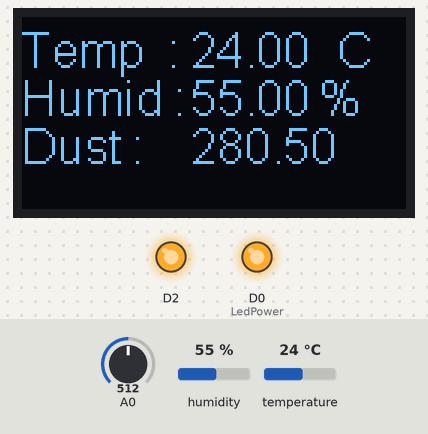
Recording of a sketch running on a simulated ESP8266 (NodeMCU). Shown: 128×64 one-colour display, output pins drawn as LEDs (lit = HIGH). The inputs (shaded band) are chosen by the test bench; at power-on: A0 = 512, humidity 55 %, temperature 24 °C. What the sketch prints to the serial monitor is not drawn.

Above: at 2.2 s.
2.3 s: A0 set to 0
At 4.6 s:
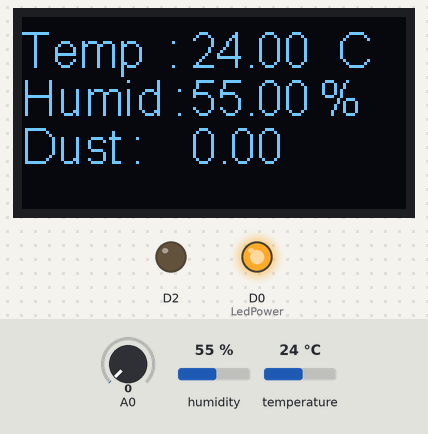
6.2 s: humidity set to 22 %
At 7.8 s:
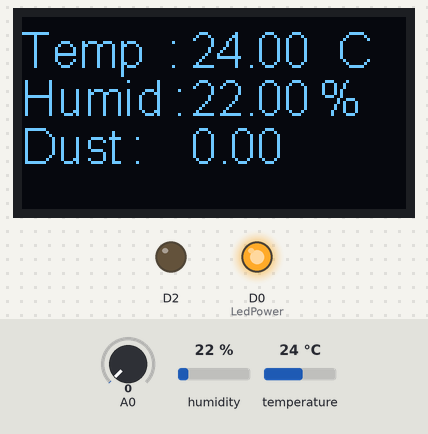
10.1 s: temperature set to 12 °C
At 10.9 s:
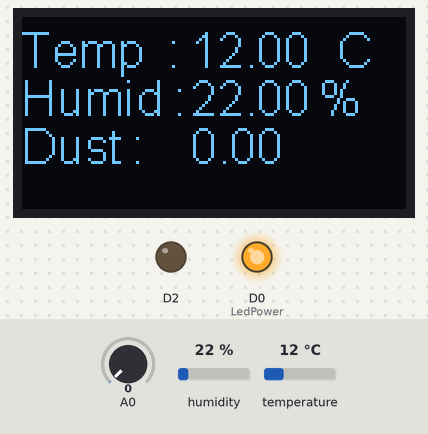
14.0 s: A0 set to 122
At 17.3 s:
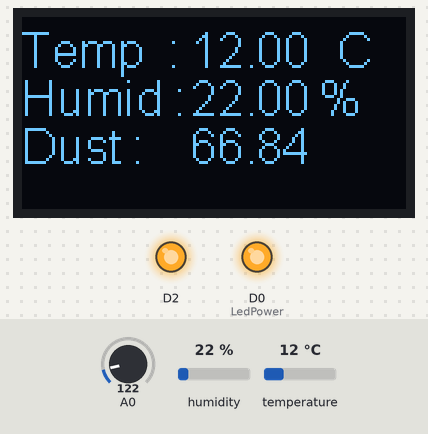
17.9 s: humidity set to 40 %
At 20.6 s:
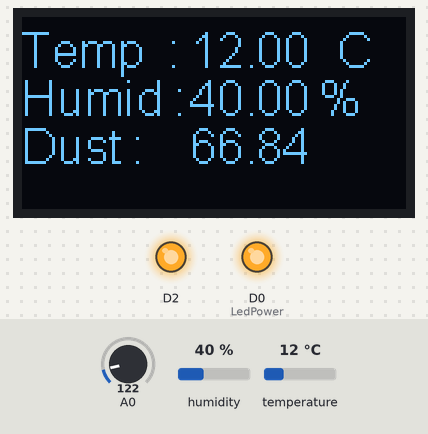
21.8 s: A0 set to 306
At 24.0 s:
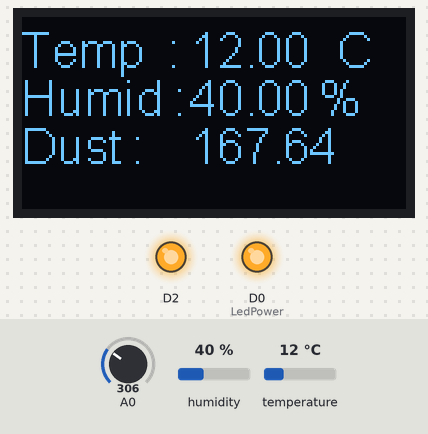
Timing chart, 0 to 25.5 s (numbered marks = the images above; inputs shaded):
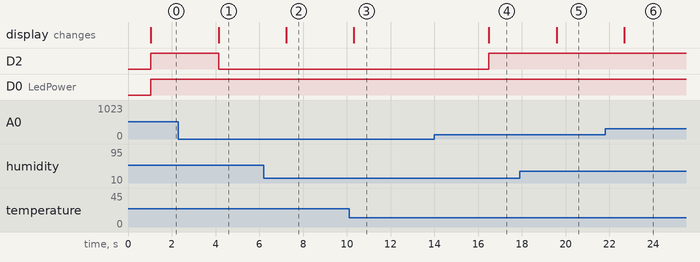

The sketch:

sketch_sep15e.ino
```cpp
#include "SSD1306.h"
#include <DHT.h>
#define DHTPIN  5   // D0
#define DHTTYPE DHT22

SSD1306  display(0x3c, D3, D5);
DHT dht(DHTPIN, DHTTYPE, 15);

float MeasuredDust=0;
float DustDensity = 0;

int LedPower=16;   // GPIO16 --> Sensor's LED pin (3rd Pin)
int DelayTime=280;
int DelayTime2=40;
float OffTime=9680;

void setup(){
  Serial.begin(9600);
  pinMode(LedPower, OUTPUT);
  pinMode(4, OUTPUT);

  dht.begin();

  display.init();
  display.flipScreenVertically();
  display.setTextAlignment(TEXT_ALIGN_LEFT);
  display.setFont(ArialMT_Plain_16);
  display.drawString(0, 10, "앱앤미");
  display.display();
  delay(1000);
}

void loop(){
  float FineDust = 0.0;

  digitalWrite(LedPower, LOW); // power on the LED
  delayMicroseconds(DelayTime);

  //먼지 센서를 값을 0.0V~3.3V 을 0~1024 값으로 변경해 줌.
  MeasuredDust=analogRead(A0); // read the dust value
  delayMicroseconds(DelayTime2);
  digitalWrite(LedPower, HIGH); // turn the LED off
  delayMicroseconds(OffTime);

  // 볼트를 기준으로 미세먼지 값으로 변환해 줌, 데이터 시트을 참고 오차가 존재합니다.
  FineDust = 0.17*MeasuredDust*(3.3/1024)*1000;


  float t, h;
  t = dht.readTemperature();
  h = dht.readHumidity();

  //아날로그로 읽어 들인 0-1024 수치
  Serial.print("Measured Value = ");
  Serial.print(MeasuredDust);

  // 미세먼지 수치 출력
  Serial.print(",  Dust Density(ug/m3) = ");
  Serial.println(FineDust);

  if (isnan(MeasuredDust) || isnan(FineDust)) {
    Serial.println("Fail to read!!");
    display.clear();
    display.drawString(0, 2, "Fail to read!!");
    display.display();
  } else {
    if(FineDust==0.0){
      digitalWrite(4,LOW);
      Serial.print("\nturnoff--");
    }
    else {
      digitalWrite(4,HIGH);
      Serial.print("\nturnon++");
    }
    display.clear();
    display.setFont(ArialMT_Plain_16);
    display.drawString(0, 34, "Dust :           ");
    display.drawString(56, 34, (String)FineDust);
    display.setFont(ArialMT_Plain_16);
    display.drawString(0, 2, "Temp  :             C");
    display.drawString(56, 2, (String)t);
    display.drawString(0, 18, "Humid :           %");
    display.drawString(56, 18, (String)h);
    display.display();
    Serial.print("\nMeasuredDust: ");
    Serial.print(MeasuredDust);
    Serial.print("FineDust: ");
    Serial.print(FineDust);
    Serial.print("Temperture: ");
    Serial.print(t);
    Serial.print(" ^C, \t");
    Serial.print("Humidity: ");
    Serial.print(h);
    Serial.print(" %");


  }

  delay(3000);
}
```

Measured:
- after the input at 2.3 s, D2: HIGH → LOW after 1.8 s; the display: changes after 1.8 s (image 1)
- after the input at 6.2 s, the display: changes after 1.0 s (image 2)
- after the input at 10.1 s, the display: changes after 0.22 s (image 3)
- after the input at 14.0 s, D2: LOW → HIGH after 2.5 s; the display: changes after 2.5 s (image 4)
- after the input at 17.9 s, the display: changes after 1.7 s (image 5)
- after the input at 21.8 s, the display: changes after 0.89 s (image 6)
